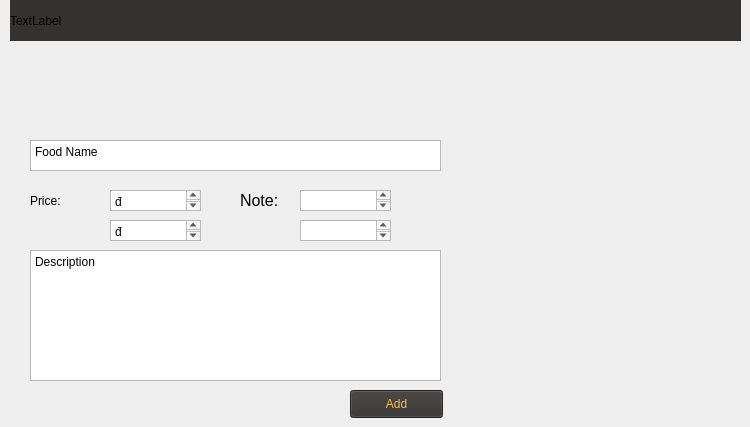
                    <widget class="QWidget" name="edit_review_food_page">
                     <widget class="QLabel" name="label_352">
                      <property name="geometry">
                       <rect>
                        <x>240</x>
                        <y>180</y>
                        <width>51</width>
                        <height>41</height>
                       </rect>
                      </property>
                      <property name="font">
                       <font>
                        <family>MS Shell Dlg 2</family>
                        <pointsize>12</pointsize>
                        <weight>50</weight>
                        <italic>false</italic>
                        <bold>false</bold>
                       </font>
                      </property>
                      <property name="styleSheet">
                       <string notr="true">font: 12pt "MS Shell Dlg 2";</string>
                      </property>
                      <property name="text">
                       <string>Note:</string>
                      </property>
                     </widget>
                     <widget class="QLabel" name="food_photo_label_3">
                      <property name="geometry">
                       <rect>
                        <x>180</x>
                        <y>40</y>
                        <width>121</width>
                        <height>101</height>
                       </rect>
                      </property>
                      <property name="sizePolicy">
                       <sizepolicy hsizetype="Fixed" vsizetype="Fixed">
                        <horstretch>0</horstretch>
                        <verstretch>0</verstretch>
                       </sizepolicy>
                      </property>
                      <property name="text">
                       <string />
                      </property>
                      <property name="pixmap">
                       <pixmap>C:/Users/USER/.designer/image/ic_food64.png</pixmap>
                      </property>
                      <property name="scaledContents">
                       <bool>true</bool>
                      </property>
                     </widget>
                     <widget class="QLabel" name="label_353">
                      <property name="geometry">
                       <rect>
                        <x>410</x>
                        <y>180</y>
                        <width>21</width>
                        <height>21</height>
                       </rect>
                      </property>
                      <property name="cursor">
                       <cursorShape>PointingHandCursor</cursorShape>
                      </property>
                      <property name="text">
                       <string />
                      </property>
                      <property name="pixmap">
                       <pixmap>C:/Users/USER/.designer/134224_add_plus_new_icon.png</pixmap>
                      </property>
                      <property name="scaledContents">
                       <bool>true</bool>
                      </property>
                     </widget>
                     <widget class="QLabel" name="label_354">
                      <property name="geometry">
                       <rect>
                        <x>10</x>
                        <y>0</y>
                        <width>731</width>
                        <height>41</height>
                       </rect>
                      </property>
                      <property name="styleSheet">
                       <string notr="true">background-color: #343131;</string>
                      </property>
                      <property name="text">
                       <string>TextLabel</string>
                      </property>
                     </widget>
                     <widget class="QPlainTextEdit" name="food_noteprice_label_7">
                      <property name="geometry">
                       <rect>
                        <x>300</x>
                        <y>220</y>
                        <width>91</width>
                        <height>21</height>
                       </rect>
                      </property>
                      <property name="plainText">
                       <string />
                      </property>
                     </widget>
                     <widget class="QPlainTextEdit" name="food_price_label_3">
                      <property name="geometry">
                       <rect>
                        <x>110</x>
                        <y>190</y>
                        <width>91</width>
                        <height>21</height>
                       </rect>
                      </property>
                      <property name="plainText">
                       <string>đ</string>
                      </property>
                     </widget>
                     <widget class="QPlainTextEdit" name="food_noteprice_label_8">
                      <property name="geometry">
                       <rect>
                        <x>300</x>
                        <y>190</y>
                        <width>91</width>
                        <height>21</height>
                       </rect>
                      </property>
                      <property name="plainText">
                       <string />
                      </property>
                     </widget>
                     <widget class="QPlainTextEdit" name="food_noteprice_label_9">
                      <property name="geometry">
                       <rect>
                        <x>110</x>
                        <y>220</y>
                        <width>91</width>
                        <height>21</height>
                       </rect>
                      </property>
                      <property name="plainText">
                       <string>đ</string>
                      </property>
                     </widget>
                     <widget class="QPlainTextEdit" name="food_description_3">
                      <property name="geometry">
                       <rect>
                        <x>30</x>
                        <y>250</y>
                        <width>411</width>
                        <height>131</height>
                       </rect>
                      </property>
                      <property name="plainText">
                       <string>Description</string>
                      </property>
                     </widget>
                     <widget class="QLabel" name="label_355">
                      <property name="geometry">
                       <rect>
                        <x>30</x>
                        <y>180</y>
                        <width>61</width>
                        <height>41</height>
                       </rect>
                      </property>
                      <property name="styleSheet">
                       <string notr="true">font: 12pt "MS Shell Dlg 2";</string>
                      </property>
                      <property name="text">
                       <string>Price: </string>
                      </property>
                     </widget>
                     <widget class="QPlainTextEdit" name="food_name_lineEdit_3">
                      <property name="geometry">
                       <rect>
                        <x>30</x>
                        <y>140</y>
                        <width>411</width>
                        <height>31</height>
                       </rect>
                      </property>
                      <property name="plainText">
                       <string>Food Name</string>
                      </property>
                     </widget>
                     <widget class="QLabel" name="lb_anh_10">
                      <property name="geometry">
                       <rect>
                        <x>180</x>
                        <y>50</y>
                        <width>101</width>
                        <height>81</height>
                       </rect>
                      </property>
                      <property name="font">
                       <font>
                        <pointsize>30</pointsize>
                       </font>
                      </property>
                      <property name="text">
                       <string />
                      </property>
                      <property name="pixmap">
                       <pixmap>C:/Users/USER/.designer/ic_food.png</pixmap>
                      </property>
                      <property name="scaledContents">
                       <bool>true</bool>
                      </property>
                     </widget>
                     <widget class="QPushButton" name="addfood_button_3">
                      <property name="geometry">
                       <rect>
                        <x>350</x>
                        <y>390</y>
                        <width>93</width>
                        <height>28</height>
                       </rect>
                      </property>
                      <property name="styleSheet">
                       <string notr="true">color: #FABC3F;
background-color: #343131;</string>
                      </property>
                      <property name="text">
                       <string>Add</string>
                      </property>
                     </widget>
                    </widget>
